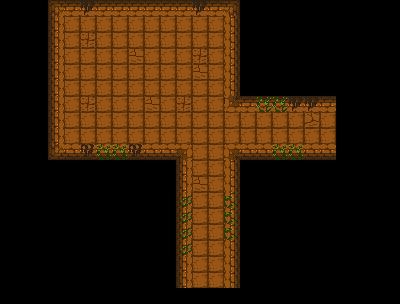

This game map was drawn from its Tiled (.tmx) file and the tilesets committed beside it. A one-line description and the trimmed map source follow:
An orthogonal 25x19 tile map with 16x16 px tiles, 2 tile layers (Kachelebene 1, top) and 4 objects (2x exit, chest, enemy_area).

<map version="1.0" orientation="orthogonal" renderorder="right-down" width="25" height="19" tilewidth="16" tileheight="16" nextobjectid="81">
 <tileset firstgid="1" name="tileset.png" tilewidth="16" tileheight="16" tilecount="140" columns="28">
  <image source="../images/tileset.png" width="448" height="80" />
  <tile id="117">
   <properties>
    <property name="tileset" value="tileset.png" />
   </properties>
  </tile>
 </tileset>
 <layer name="Kachelebene 1" width="25" height="19">
  <properties>
   <property name="tileset" value="tileset.png" />
  </properties>
  <data>[475 cells, 475 non-empty, 15 distinct tile ids]</data>
 </layer>
 <objectgroup name="objects">
  <object id="73" name="exit_south" type="exit" x="192" y="272" width="32" height="16">
   <properties>
    <property name="direction" value="south" />
   </properties>
  </object>
  <object id="77" name="exit_east" type="exit" x="320" y="112" width="16" height="32">
   <properties>
    <property name="direction" value="east" />
   </properties>
  </object>
  <object id="80" name="chest" type="chest" x="112" y="32" width="16" height="16" />
 </objectgroup>
 <objectgroup name="enemies">
  <object id="78" name="enemy_area" type="enemy_area" x="64" y="16" width="144" height="112" />
 </objectgroup>
 <layer name="top" width="25" height="19">
  <properties>
   <property name="tileset" value="tileset.png" />
  </properties>
  <data>[475 cells, 19 non-empty, 4 distinct tile ids]</data>
 </layer>
</map>
